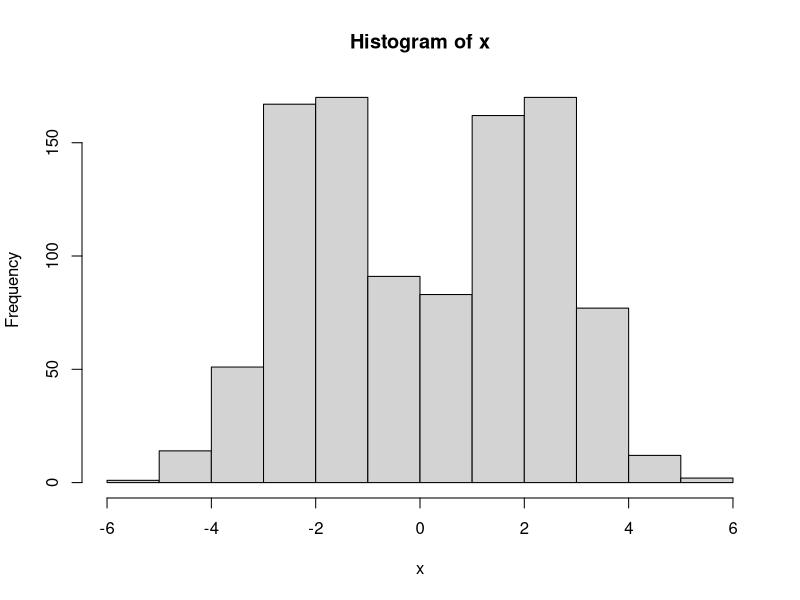
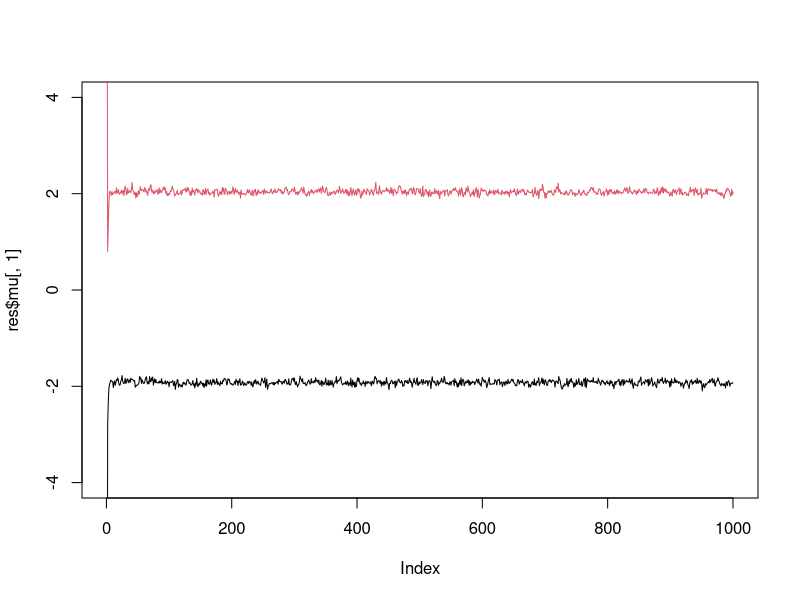
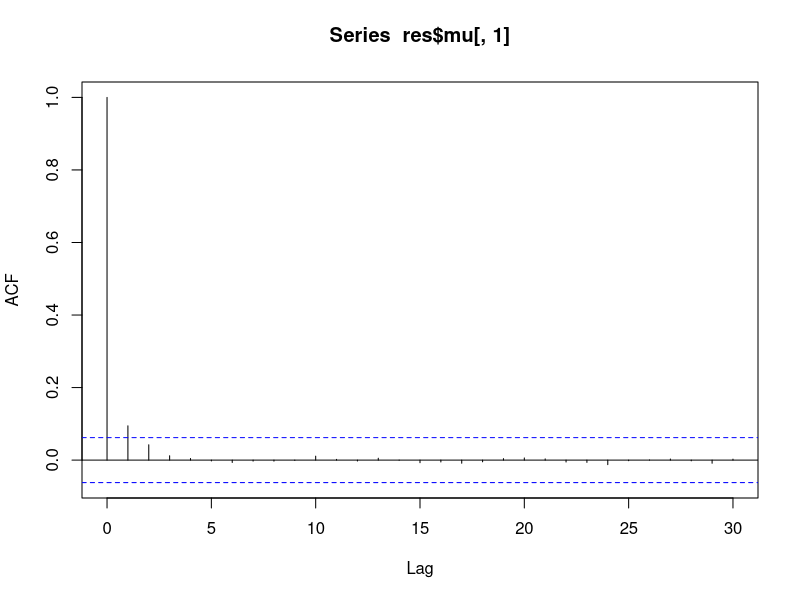
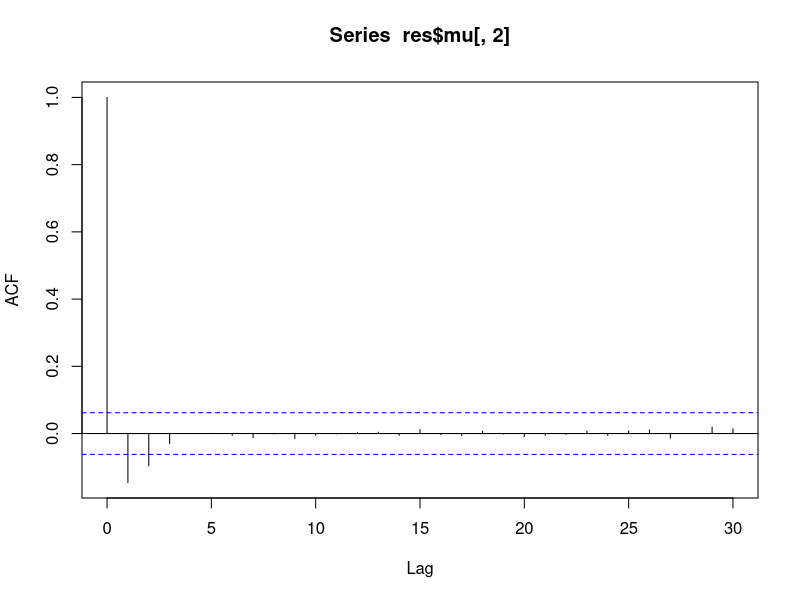

Recreate these plots in R, in order.
## ---- chunk 1
library(gtools)
library(tidyverse)
## ---- chunk 2
#Código baseado no trabalho de Stephens
#https://stephens999.github.io/fiveMinuteStats/gibbs2.html

normalize = function(x) { return(x / sum(x)) }

sample_z = function(x, pi, mu) {
  dmat = outer(mu, x, "-")
  p_z_given_x = as.vector(pi) * dnorm(dmat, 0, 1)
  p_z_given_x = apply(p_z_given_x, 2, normalize)

  z = rep(0, length(x))
  for (i in 1:length(z)) {
    z[i] = sample(1:length(pi), size = 1, prob = p_z_given_x[, i], replace = TRUE)
  }
  return(z)
}

sample_pi = function(z, k) {
  counts = colSums(outer(z, 1:k, FUN = "=="))
  pi = rdirichlet(1, counts + 1)
  return(pi)
}

sample_mu = function(x, z, k, prior) {
  df = data.frame(x = x, z = z)
  mu = rep(0, k)
  for (i in 1:k) {
    sample_size = sum(z == i)
    sample_mean = ifelse(sample_size == 0, 0, mean(x[z == i]))

    post_prec = sample_size + prior$prec
    post_mean = (prior$mean * prior$prec + sample_mean * sample_size) / post_prec
    mu[i] = rnorm(1, post_mean, sqrt(1 / post_prec))
  }
  return(mu)
}

gibbs = function(x, k, niter = 1000, mu_prior = list(mean = 0, prec = 0.1)) {
  pi = rep(1/k, k)
  mu = rnorm(k, 0, 10)
  z = sample_z(x, pi, mu)
  res = list(mu = matrix(nrow = niter, ncol = k), pi = matrix(nrow = niter, ncol = k), z = matrix(nrow = niter, ncol = length(x)))
  res$mu[1, ] = mu
  res$pi[1, ] = pi
  res$z[1, ] = z
  for (i in 2:niter) {
    pi = sample_pi(z, k)
    mu = sample_mu(x, z, k, mu_prior)
    z = sample_z(x, pi, mu)
    res$mu[i, ] = mu
    res$pi[i, ] = pi
    res$z[i, ] = z
  }
  return(res)
}

## ---- chunk 3
set.seed(33)

rmix = function(n,pi,mu,s){
  z = sample(1:length(pi),prob=pi,size=n,replace=TRUE)
  x = rnorm(n,mu[z],s[z])
  return(x)
}
x = rmix(n=1000,pi=c(0.5,0.5),mu=c(-2,2),s=c(1,1))
hist(x)

res = gibbs(x, 2)
## ---- chunk 4
plot(res$mu[,1],ylim=c(-4,4),type="l")
lines(res$mu[,2],col=2)

acf(res$mu[,1])
acf(res$mu[,2])

valido1 = res$mu[,1][100:1000]

valido2 = res$mu[,2][100:1000]

media1 = valido1[seq(1,length(valido1), 4)] |> mean()
media2 = valido2[seq(1,length(valido2), 4)] |> mean()

cat("média mu1 =", media1, "\n")
cat("média mu2 =", media2, "\n")

#res$z
